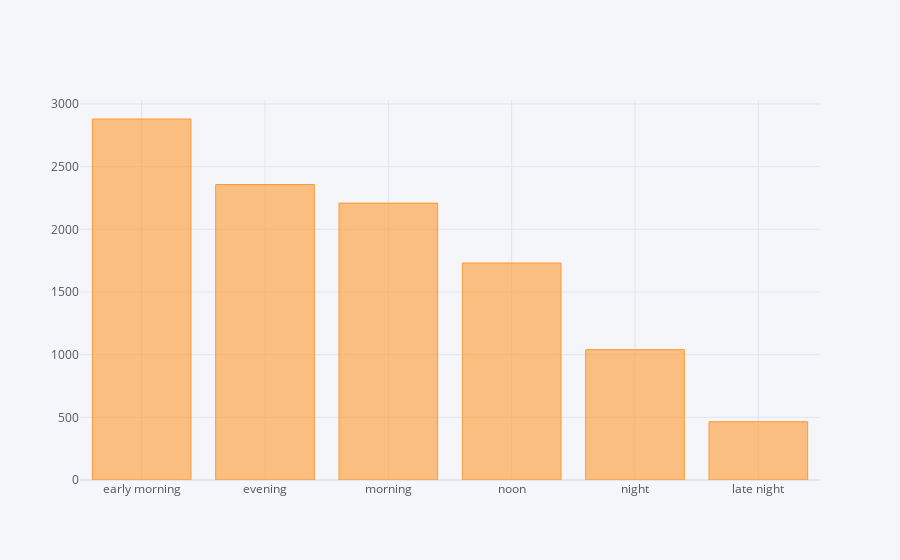

Notebook code for this chart:
### Code cell
data['Dep_Time_hour'].apply(flight_dep_time).value_counts().iplot(kind='bar')

### Figure 1 — Plotly figure (JSON) as saved in the notebook; plotly's stock layout.template omitted (floating-point values rounded to 4 significant figures)
{"data": [{"marker": {"color": "rgba(255, 153, 51, 0.6)", "line": {"color": "rgba(255, 153, 51, 1.0)", "width": 1}}, "name": "Dep_Time_hour", "orientation": "v", "text": "", "type": "bar", "x": ["early morning", "evening", "morning", "noon", "night", "late night"], "y": [2880, 2357, 2209, 1731, 1040, 465]}], "layout": {"legend": {"bgcolor": "#F5F6F9", "font": {"color": "#4D5663"}}, "paper_bgcolor": "#F5F6F9", "plot_bgcolor": "#F5F6F9", "title": {"font": {"color": "#4D5663"}}, "xaxis": {"gridcolor": "#E1E5ED", "showgrid": true, "tickfont": {"color": "#4D5663"}, "title": {"font": {"color": "#4D5663"}, "text": ""}, "zerolinecolor": "#E1E5ED"}, "yaxis": {"gridcolor": "#E1E5ED", "showgrid": true, "tickfont": {"color": "#4D5663"}, "title": {"font": {"color": "#4D5663"}, "text": ""}, "zerolinecolor": "#E1E5ED"}}}
